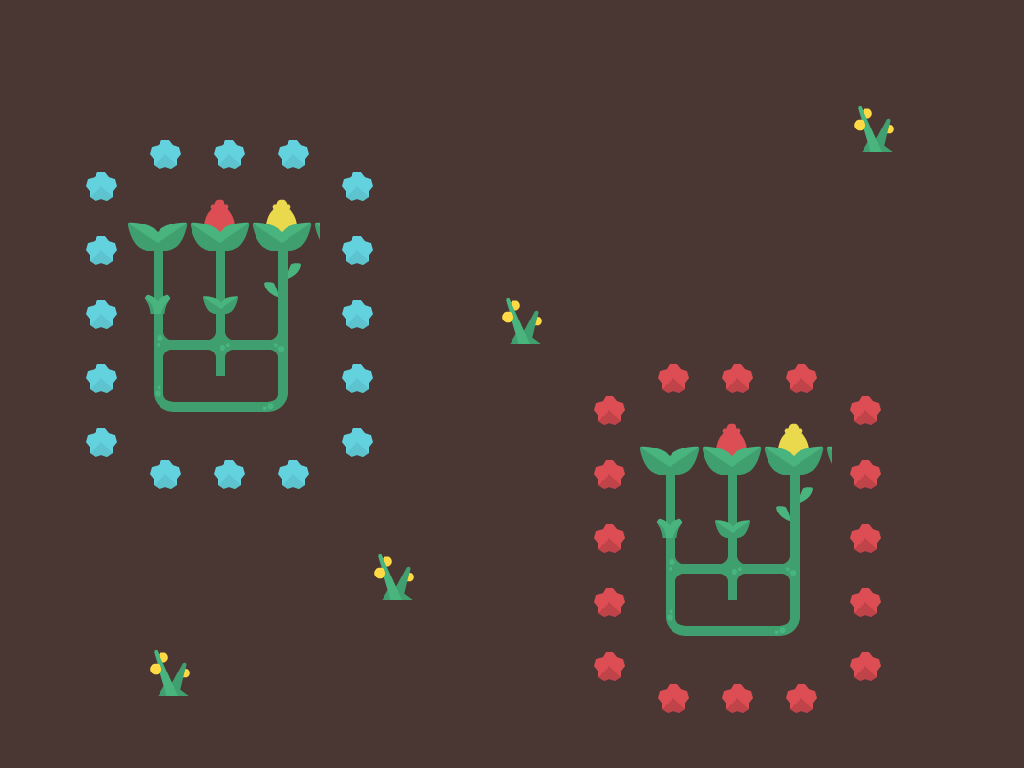

Below is a game level as drawn by its tile map, then a one-line description and the .tmx that defines it (tile-layer data replaced by summaries):
An orthogonal 32x24 tile map with 32x32 px tiles, 2 tile layers (块层 1, 块层 2).

<map version="1.0" orientation="orthogonal" renderorder="right-down" width="32" height="24" tilewidth="32" tileheight="32" nextobjectid="1">
 <tileset firstgid="1" name="tilesheet_complete" tilewidth="32" tileheight="32" spacing="1" margin="1" tilecount="966" columns="42">
  <image source="tilesheet_complete.png" width="1408" height="768" />
 </tileset>
 <layer name="块层 1" width="32" height="24">
  <data>[768 cells, 768 non-empty, 2 distinct tile ids]</data>
 </layer>
 <layer name="块层 2" width="32" height="24">
  <data>[768 cells, 228 non-empty, 54 distinct tile ids]</data>
 </layer>
</map>
